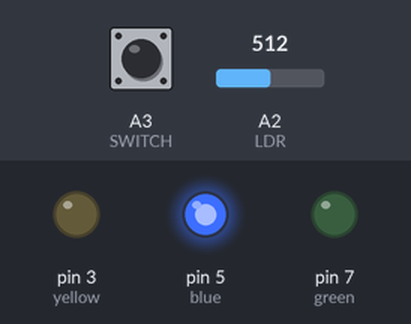
Simulated run of this sketch. Board: Arduino Uno, built with avr-gcc and run on an emulated ATmega328P. On the bench: output pins drawn as LEDs (lit = HIGH). The test bench sets the inputs (shaded band); at power-on: A2 (LDR) = 512, A3 (SWITCH) LOW.

Above: at 1.2 s.
1.3 s: A2 (LDR) set to 630
At 1.8 s:
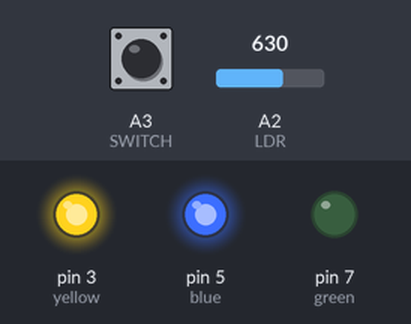
2.8 s: A3 (SWITCH) pulled HIGH for 0.15 s
At 3.3 s:
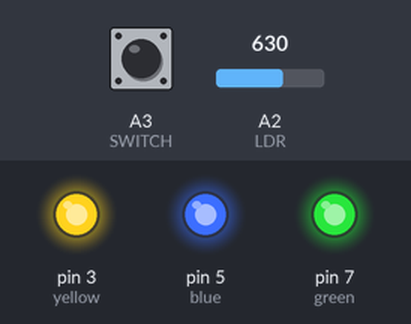
5.8 s: A3 (SWITCH) pulled HIGH for 3.2 s
At 6.8 s:
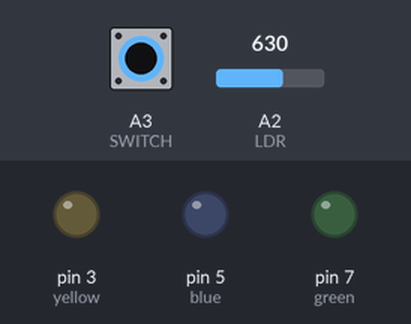
10.5 s: A2 (LDR) set to 610
At 11.2 s:
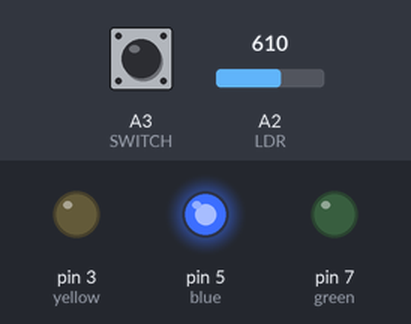
Timing chart, 0 to 13.0 s (numbered marks = the images above; inputs shaded):
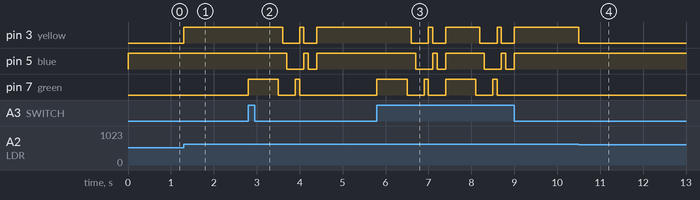

Measured:
- after the input at 1.3 s, pin 3 (yellow): LOW → HIGH at once
- after the input at 2.8 s, pin 3 (yellow): HIGH → LOW after 0.80 s, → HIGH 0.40 s later, → LOW 0.10 s later, → HIGH 0.30 s later; pin 5 (blue): HIGH → LOW after 0.90 s, → HIGH 0.40 s later, → LOW 0.10 s later, → HIGH 0.20 s later; pin 7 (green): LOW → HIGH at once, → LOW 0.70 s later, → HIGH 0.40 s later, → LOW 0.10 s later
- after the input at 5.8 s, pin 3 (yellow): HIGH → LOW after 0.80 s, → HIGH 0.40 s later, → LOW 0.10 s later, → HIGH 0.30 s later, … (8 changes in this stretch); pin 5 (blue): HIGH → LOW after 0.90 s, → HIGH 0.40 s later, → LOW 0.10 s later, → HIGH 0.20 s later, … (8 changes in this stretch)
- after the input at 10.5 s, pin 3 (yellow): HIGH → LOW at once

The sketch:

march30.ino
```cpp
int yellow = 3;  //analogRead
int blue = 5;   //analogRead
int green = 7;  //digitalRead

int LDR = A2;
int SWITCH = A3;
int sensorValue;

void blink(){
  digitalWrite(green, HIGH);
  delay(100);
  digitalWrite(green, LOW);

  digitalWrite(yellow, HIGH);
  delay(100);
  digitalWrite(yellow, LOW);

  digitalWrite(blue, HIGH);
  delay(100);
  digitalWrite(blue, LOW);

  delay(200);

}

void setup() {
  pinMode(yellow, OUTPUT);
  pinMode(blue, OUTPUT);
  pinMode(green, OUTPUT);
  Serial.begin(9600);
}

// the loop routine runs over and over again forever:
void loop() {

  sensorValue = analogRead(LDR);
  //Serial.println(sensorValue);
  if(sensorValue < 620){
    analogWrite(blue, 255);
    analogWrite(yellow, 0);

  }
  else if(sensorValue > 620 and sensorValue < 660){
    analogWrite(blue, 255);
    analogWrite(yellow, 255);

  }
  else if(sensorValue > 660 and sensorValue < 700){
    analogWrite(blue, 0);
    analogWrite(yellow, 255);

  }
  else if(sensorValue > 700 and sensorValue < 800){
    analogWrite(blue, 0);
    analogWrite(yellow, 0);
  }
  else{
    analogWrite(blue, 0);
    analogWrite(yellow, 0);
  }


  if(digitalRead(SWITCH)==HIGH and digitalRead(blue)==1 and digitalRead(yellow)==1) {
    digitalWrite(green, HIGH);
    delay(600);
    blink();
    blink();
  }
  else{
    digitalWrite(green, LOW);
  }


}
```
